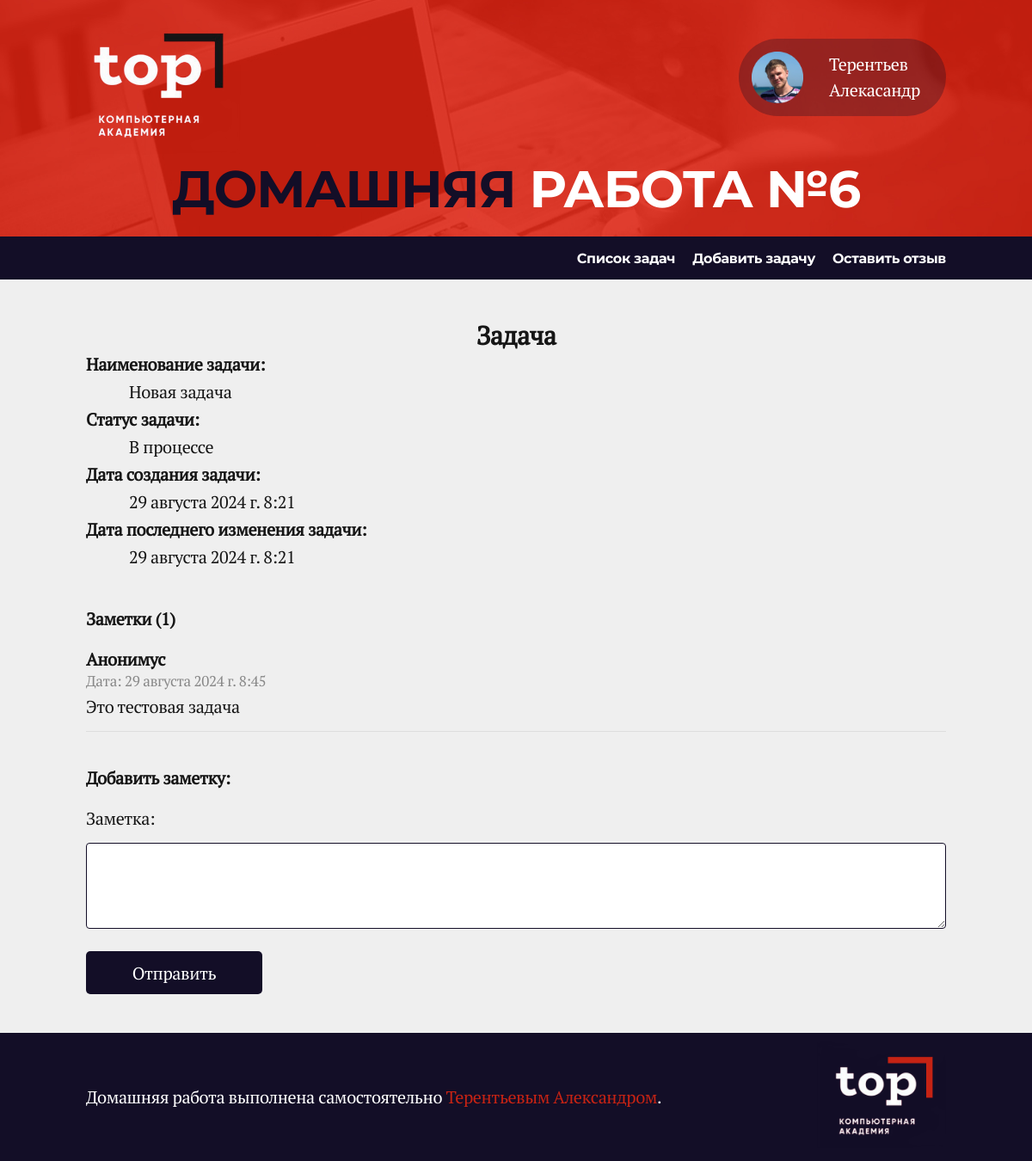
Page /task/6 on the earlier database version.
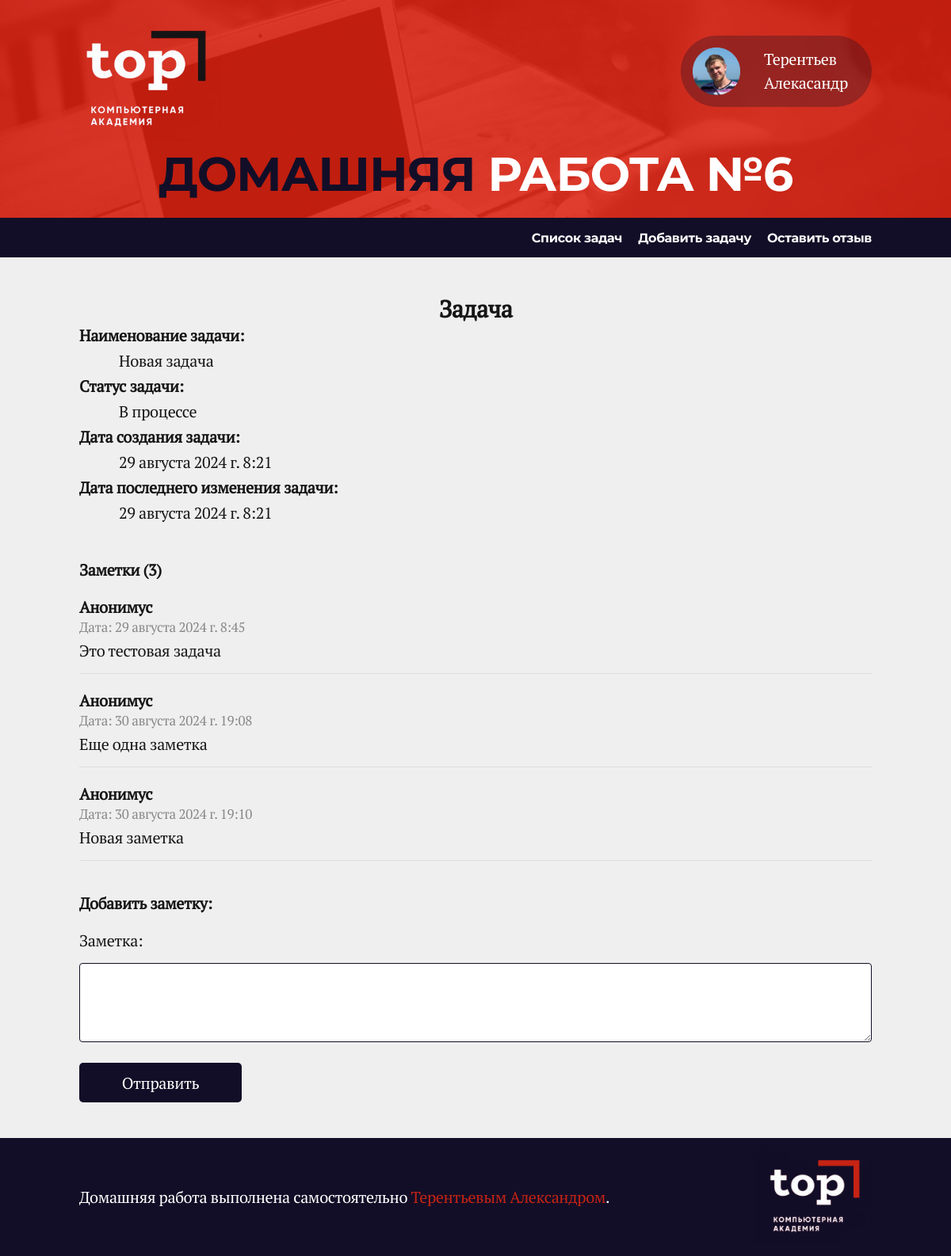
Same page on the later database version.
### core/models.py (models this page shows, shortened)
class Task(models.Model):
    status = models.ForeignKey(TaskStatus,
                               blank=True,
                               null=True,
                               on_delete=models.SET_NULL,
                               related_name='tasks_status',
                               verbose_name='Статус задачи')
    task = models.CharField(max_length=1024, verbose_name='Задача')
    created_at = models.DateTimeField(auto_now_add=True)
    updated_at = models.DateTimeField(auto_now=True)
    class Meta:
        verbose_name = 'Задача'
        verbose_name_plural = 'Задачи'

class TaskStatus(models.Model):
    status = models.CharField(max_length=128, verbose_name='Статус задачи')
    def __str__(self):
        return self.status
    class Meta:
        verbose_name = 'Статус задачи'
        verbose_name_plural = 'Статусы задач'

class TaskNote(models.Model):
    note = models.TextField(max_length=1024, verbose_name='Заметка')
    task = models.ForeignKey(Task,
                             blank=True,
                             null=True,
                             on_delete=models.CASCADE,
                             related_name='task_note',
                             verbose_name='Задача')
    created_at = models.DateTimeField(auto_now_add=True)
    class Meta:
        verbose_name = 'Заметка'
        verbose_name_plural = 'Заметки'

### core/views.py (the view)
# urls.py: path('task/<int:task_id>', task_detail, name='task_detail'),
def task_detail(request, task_id):
    task = Task.objects.get(id=task_id)
    notes = task.task_note.all()
    add_note_form = AddNoteForm()
    if request.method == 'POST':
        add_note_form = AddNoteForm(request.POST)
        if add_note_form.is_valid():
            note = add_note_form.cleaned_data['note']
            TaskNote.objects.create(note=note, task=task)
            return redirect(task_detail, task_id)
    return render(request, 'task_detail.html',
                  {'task': task,
                   'notes': notes,
                   'add_note_form': add_note_form})

### core/forms.py
class AddNoteForm(forms.Form):
    note = forms.CharField(max_length=1024, label='Заметка',
                           widget=forms.Textarea(attrs={'rows': 3, 'class': 'input_data'}))

### templates/task_detail.html (shortened to what this page needs)
{% extends 'index.html' %}
{% block content %}
<div class="main_container">
    <div class="main_container__inner">
        <h2>Задача</h2>
        <div class="main_container_item">
            <div class="task_list">
                <h4>Наименование задачи:</h4>
                <p class="task_text">{{task.task}}</p>
                <h4>Статус задачи:</h4>
                <p class="task_text">{{task.status}}</p>
                <h4>Дата создания задачи:</h4>
                <p class="task_text">{{task.created_at}}</p>
                <h4>Дата последнего изменения задачи:</h4>
                <p class="task_text">{{task.updated_at}}</p>
            </div>
        </div>
        <div class="notes-section">
            <h4>Заметки ({{ notes|length }})</h4>
            {% for note in notes %}
                <div class="note">
                    <p class="note-author">Анонимус</p>
                    <p class="note-date">Дата: {{ note.created_at }}</p>
                    <p class="note-text">{{ note.note }}</p>
                </div>
            {% endfor %}
        </div>
        <div class="note-form">
            <h4>Добавить заметку:</h4>
            <form action="{% url 'task_detail' task.id %}" method="post">
                <label for="{{ note_add_form.note.id_for_label }}">{{ add_note_form.note.label }}:</label>
                {{ add_note_form.note }}
                <button type="submit" class="task_btn">Отправить</button>
            </form>
        </div>
    </div>
</div>
{% endblock content %}

### templates/index.html (shortened to what this page needs)
{% load static %}
<!DOCTYPE html>
<html lang="ru">
<head>
    <link rel="stylesheet" href="{% static 'css/index.css' %}">
</head>
<body>
    <header>
        <div class="header_container">
            <div class="header_container__inner">
                <a href="#"><img src="{% static 'img/Logo_white.png' %}" alt="#" class="logo"></a>
                <div class="student_container">
                    <img src="{% static 'img/Photo.jpg' %}" alt="Фото" class="student_photo">
                    <p class="student_name">Терентьев<br> Алекасандр</p>
                </div>
            </div>
        </div>
        <div class="title_container">
            <div class="title_container__inner">
                <h1 class="header_title"><span>Домашняя</span> Работа №6</h1>
            </div>
        </div>
        <nav class="nav_bar">
            <div class="nav_bar__inner">
                <a href="{% url 'tasks' %}">Список задач</a>
                <a href="{% url 'add_task' %}">Добавить задачу</a>
                <a href="{% url 'add_feedback' %}">Оставить отзыв</a>
            </div>
        </nav>
    </header>
    <main>
        {% block content %}
        {% endblock content %}
    </main>
    <footer>
        <div class="footer_container">
            <div class="footer_container__inner">
                <p class="footer_text">
                    Домашняя работа выполнена самостоятельно <span>Терентьевым Александром</span>.
                </p>
                <div class="logo_container">
                    <img class="logo_red" src="{% static 'img/Logo_red.png' %}" alt="Logo">
                </div>
            </div>
        </div>
    </footer>
</body>
</html>

### static/css/index.css (style rules this page uses)
:root { --bg_transparent: #00000000; --content_width: 1000px; --light_text: white; --dark_text: #161616; --dark_blue: #130e27; --font_header_title: "Montserrat Bold"; --font_text: "PTSerif Regular"; --red: #c62314; --bg_main_color: #efefef; }
* { margin: 0; padding: 0; box-sizing: border-box; font-family: var(--font_text); color: var(--dark_text); letter-spacing: -0.02em; }
html, body { height: 100% }
body { display: flex; flex-direction: column; width: 1200px; margin: 0 auto; }
a { text-decoration: None; }
header { background-image: url(../img/bg_header.jpg); }
.header_container { width: var(--content_width); margin: 0 auto; padding-top: 15px; }
.header_container__inner { display: flex; justify-content: space-between; }
.logo { width: 200px; margin-left: -20px; }
.student_container { display: flex; height: 100%; gap: 30px; margin-top: 30px; border-radius: 50px; padding: 15px 30px 15px 15px; background-color: rgba(19, 14, 38, 0.3); }
.student_photo { width: 60px; }
.student_name { font-family: var(--font_btn); font-size: 20px; line-height: 30px; color: var(--light_text); }
.title_container { width: var(--content_width); margin: 0 auto; margin-top: 10px; padding-bottom: 30px; }
.title_container__inner, .time_container { display: flex; flex-direction: column; text-align: center; }
.header_title { font-family: var(--font_header_title); font-size: 60px; line-height: 50px; text-transform: uppercase; color: var(--light_text); }
.header_title span { color: var(--dark_blue); font-family: var(--font_header_title); }
.nav_bar { display: flex; justify-content: center; background-color: var(--dark_blue); height: 50px; }
.nav_bar__inner { display: flex; align-items: center; justify-content: end; gap: 20px; width: var(--content_width); height: 100%; }
.nav_bar__inner a { color: var(--light_text); text-decoration: none; font-family: var(--font_header_title); }
main { flex-grow: 1; background-color: var(--bg_main_color); }
.main_container { padding-top: 45px; padding-bottom: 45px; }
.main_container h2 { text-align: center; }
.main_container__inner { width: var(--content_width); margin: 0 auto; gap: 10px; font-size: 20px; }
.main_container_item { display: flex; flex-direction: row; justify-content: space-between; }
.task_text { margin: 5px 50px; }
.task_btn { display: flex; justify-content: center; align-items: center; min-width: 205px; min-height: 50px; background-color: var(--dark_blue); color: var(--light_text); border: none; border-radius: 5px; font-size: 20px; text-decoration: none; }
.input_data { font-family: var(--font_text); font-size: 20px; resize: vertical; width: 100%; padding: 5px; border-radius: 5px; border: 1px solid var(--dark_blue); margin-top: 10px; }
.notes-section { margin-top: 40px; }
.notes-section h4 { margin-bottom: 20px; }
.note { margin-bottom: 20px; padding-bottom: 15px; border-bottom: 1px solid #ddd; }
.note-author { font-weight: bold; color: var(--dark_text); }
.note-date { font-size: 0.85em; color: #888; margin-bottom: 5px; }
.note-text { margin: 0; }
.note-form { margin-top: 40px; }
.note-form h4 { margin-bottom: 20px; }
.note-form label { display: block; margin-bottom: 5px; }
.note-form input, .note-form textarea { font-family: var(--font_text); font-size: 20px; width: 100%; padding: 10px; margin-bottom: 20px; border: 1px solid var(--dark_blue); border-radius: 4px; }
.note-form textarea { height: 100px; resize: vertical; }
footer { background-color: var(--dark_blue); }
.footer_container { width: var(--content_width); margin: 0 auto; }
.footer_container__inner { display: flex; justify-content: space-between; align-items: center; padding: 10px 0; }
.footer_text { font-family: var(--font_text); color: var(--light_text); font-size: 20px; line-height: 22px; }
.footer_text span { color: var(--red); }
.logo_container { width: 150px; }
.logo_red { width: 100%; }

Differences in the rows shown:
added TaskNote: created_at "30 августа 2024 г. 19:08", note "Еще одна заметка"
added TaskNote: created_at "30 августа 2024 г. 19:10", note "Новая заметка"
Other differences:
{{ notes|length }}: "1" → "3"
